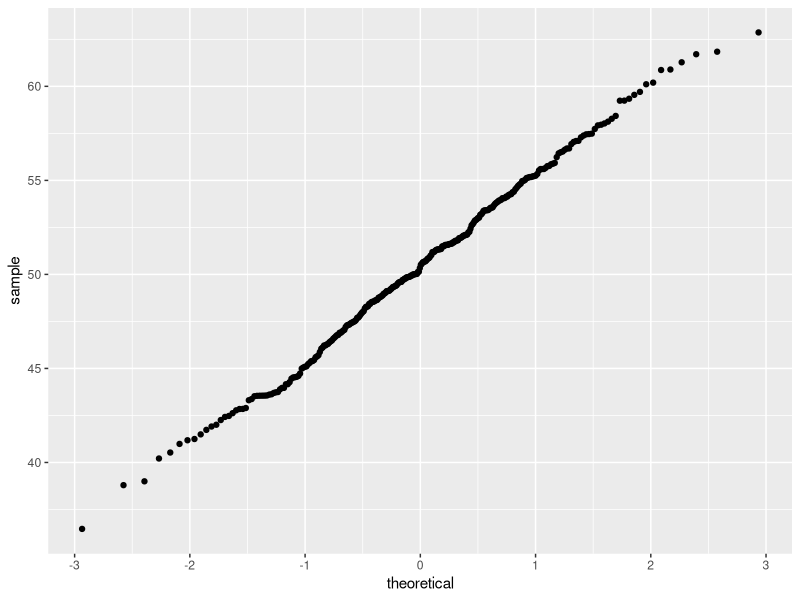
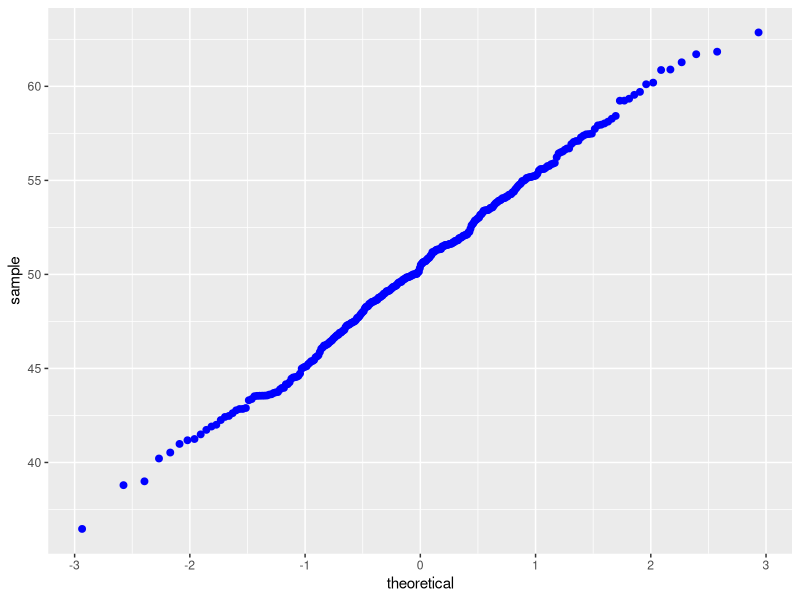
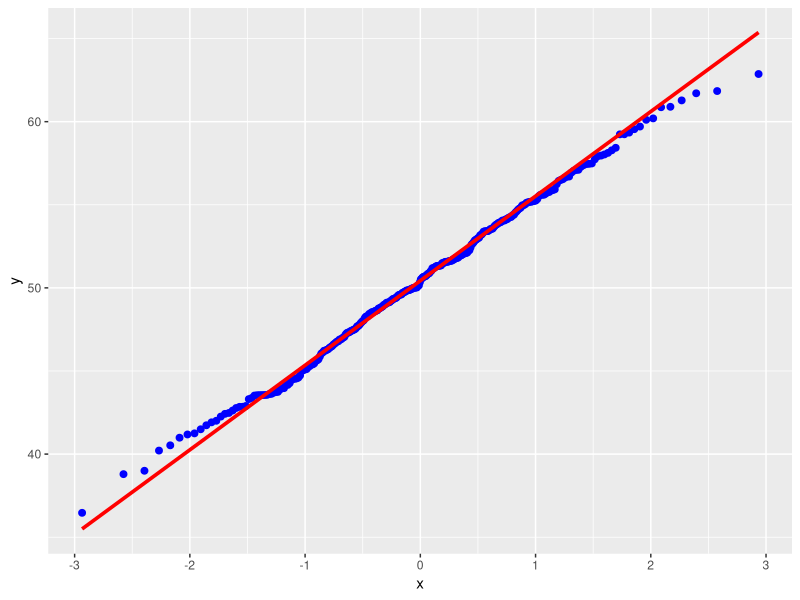

Write R code to recreate these figures, in order.
## ---- chunk 1
knitr::opts_chunk$set(echo = TRUE, fig.align = "center")

# title: Creating a Q-Q plot
# author: jonathan
# revised: 18/3/2020

WEB <- c("https://bioceed.uib.no/dropfolder/bioSTATS/Rmd/Visualizing/Simple/QQ-plot.html")
GIT <- c("https://github.com/jonathansoule/biostats/blob/master/Visualizing/Simple/QQ-plot.Rmd")
library(ggplot2)
# ID
ID <- 1:300
# sample
values <- rnorm(300, mean = 50, sd = 5)
## ---- chunk 2
# dataframe
df <- data.frame(ID, values)
## ---- chunk 3
ggplot(df, aes(sample = values)) +
  stat_qq()
## ---- chunk 4
ggplot(df, aes(sample = values)) +
  stat_qq(size = 2, color = "blue")
## ---- chunk 5
ggplot(df, aes(sample = values)) +
  stat_qq(size = 2, color = "blue") +
  stat_qq_line(size = 1.25, color = "red")
